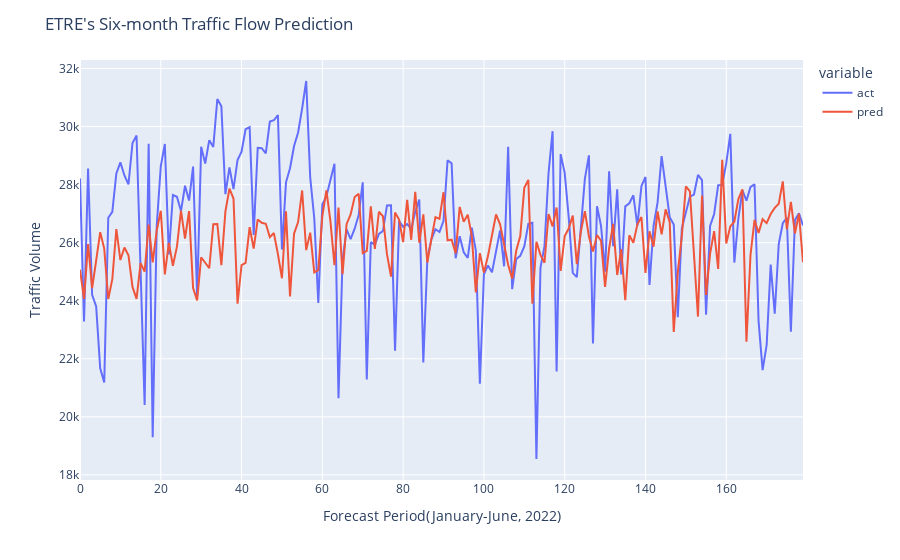

Notebook cell for this chart:
### Code cell
import numpy as np
import pandas as pd
import tensorflow as tf
from sklearn.preprocessing import MinMaxScaler
from joblib import load
import plotly.express as px
import plotly.graph_objects as go 
from plotly.offline import iplot
import plotly.io as pio
df = pd.read_pickle('df_joined.pkl')
text = 180
user_params = params_int(text)

lstm_pred(df, user_params)

### Figure 1 — Plotly figure (JSON) as saved in the notebook; plotly's stock layout.template omitted (floating-point values rounded to 4 significant figures; data arrays with more than 128 entries replaced by an {"elided": "..."} marker saying what was removed)
{"data": [{"hovertemplate": "variable=act<br>index=%{x}<br>value=%{y}<extra></extra>", "legendgroup": "act", "line": {"color": "#636efa", "dash": "solid"}, "marker": {"symbol": "circle"}, "mode": "lines", "name": "act", "orientation": "v", "showlegend": true, "type": "scatter", "x": {"elided": "180 int values"}, "xaxis": "x", "y": {"elided": "180 int values"}, "yaxis": "y"}, {"hovertemplate": "variable=pred<br>index=%{x}<br>value=%{y}<extra></extra>", "legendgroup": "pred", "line": {"color": "#EF553B", "dash": "solid"}, "marker": {"symbol": "circle"}, "mode": "lines", "name": "pred", "orientation": "v", "showlegend": true, "type": "scatter", "x": {"elided": "180 int values"}, "xaxis": "x", "y": {"elided": "180 float values"}, "yaxis": "y"}], "layout": {"legend": {"title": {"text": "variable"}, "tracegroupgap": 0}, "margin": {"t": 60}, "title": {"text": "ETRE's Six-month Traffic Flow Prediction"}, "xaxis": {"anchor": "y", "domain": [0, 1], "title": {"text": "Forecast Period(January-June, 2022)"}}, "yaxis": {"anchor": "x", "domain": [0, 1], "title": {"text": "Traffic Volume"}}}}
